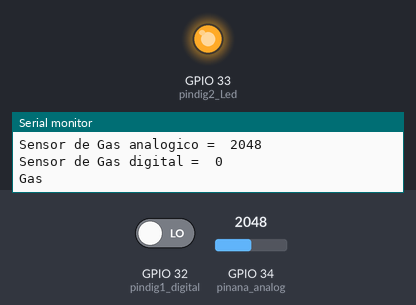
This sketch was run on a simulated ESP32. Parts: output pins drawn as LEDs (lit = HIGH), the last lines printed to the serial monitor. The test bench sets the inputs (shaded band); at power-on: GPIO 34 (pinana_analog) = 2048, GPIO 32 (pindig1_digital) LOW. WiFi joins after 1.5 s; servers stay silent unless stated; no MQTT or app messages arrive unless stated.

Above: at 2.7 s.
2.8 s: GPIO 34 (pinana_analog) set to 1049
4.9 s: GPIO 34 (pinana_analog) set to 967
At 7.3 s:
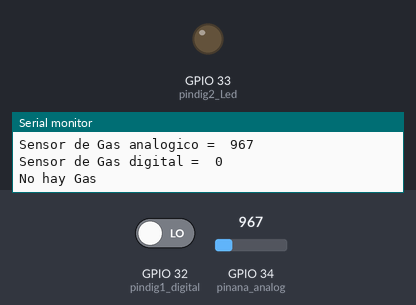
9.1 s: GPIO 34 (pinana_analog) set to 1040
At 10.1 s:
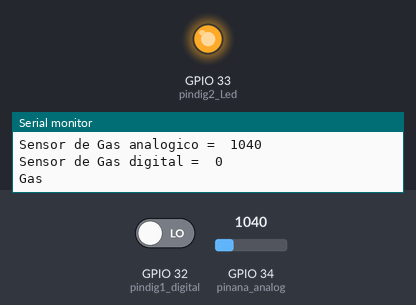
11.2 s: GPIO 34 (pinana_analog) set to 960
At 12.9 s:
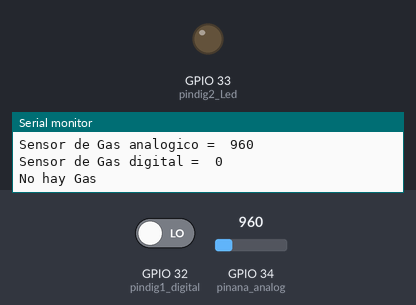
Timing chart, 0 to 14.4 s (numbered marks = the images above; inputs shaded):
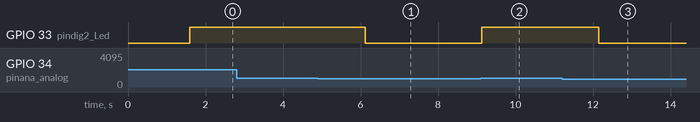

The sketch:

Digital_cuarta_unidad_tarea_2.ino
```cpp
#include <WiFi.h>
#include <PubSubClient.h>

const char* ssid = "THOR17";
const char* password = "Hola1234";
String messageData;

const char* mqtt_server="test.mosquitto.org";

WiFiClient esp32;
PubSubClient client(esp32);

long lastMsg = 0;
long lastMsg2 = 0;
char msg [50];

char data_gas_mq2 [10]="";

int pindig1_digital=32;
int pindig2_Led=33;
int pinana_analog=34;

void config_wifi(){
  //Conectando se a una red wifi
Serial.print ("Conectandose a la red ");
Serial.println (ssid);
WiFi.begin (ssid, password);
while (WiFi. status () !=WL_CONNECTED) {
delay (500);
Serial.print (",");
}
Serial.println ("") ;
Serial.print ("ESP32 conectado, su IP es: ");
Serial.println (WiFi. localIP());
}

void callback(String topic, byte* message, unsigned int length){
Serial.print ("Mensaje que llega del topic: ");
Serial.print (topic);
Serial.print (". Message: ");
//String message Data:
for (int i =0; i<length; i++) {
Serial.print ( (char) message [i]);
messageData += (char) message [i];
}
Serial.println();
}

void reconnect(){
while (!client.connected()){
Serial.print ("Iniciando conexión con Broker . . ");
String clienteId = "ESP32";
if (client.connect (clienteId.c_str())){
Serial.println ("Conectado ");
client.subscribe ("esp32iot");
}
else{
Serial. print ("Failed, rc=") ;
Serial.print (client .state());
Serial.println (" esperando 3 segundo ");
delay (3000);
}
}
}

void setup() {
  // put your setup code here, to run once:
  Serial.begin(9600);
  pinMode(pindig1_digital,INPUT);
  pinMode(pindig2_Led,OUTPUT);
  config_wifi();
  client.setServer(mqtt_server,1883);
  client.setCallback(callback);

}

void loop() {
  if(!client.connected()){
    reconnect();
  }

  int val_digital;
 int val_analog;
 val_digital= digitalRead(pindig1_digital);
 val_analog= analogRead(pinana_analog);

 Serial.print("Sensor de Gas analogico =  ");
 Serial.println(val_analog);
 Serial.print("Sensor de Gas digital =  ");
 Serial.println(val_digital);

sprintf(data_gas_mq2,"%1u", val_analog);
client.publish("practica1/sexto", data_gas_mq2);

 if(val_analog>1000)
 {
  Serial.println("Gas");
  digitalWrite(pindig2_Led,HIGH);
  Serial.println("");
  delay(1500);
 }

 else
 {
  Serial.println("No hay Gas");
  digitalWrite(pindig2_Led,LOW);
  Serial.println("");
  delay(1500);
 }

}
```

Measured:
- the behaviour switches between 1001 and 1000 on GPIO 34 (pinana_analog) (found by bisection; images 0 and 1)
- after the input at 4.9 s, GPIO 33 (pindig2_Led): HIGH → LOW after 1.2 s
- after the input at 9.1 s, GPIO 33 (pindig2_Led): LOW → HIGH at once
- after the input at 11.2 s, GPIO 33 (pindig2_Led): HIGH → LOW after 0.95 s
